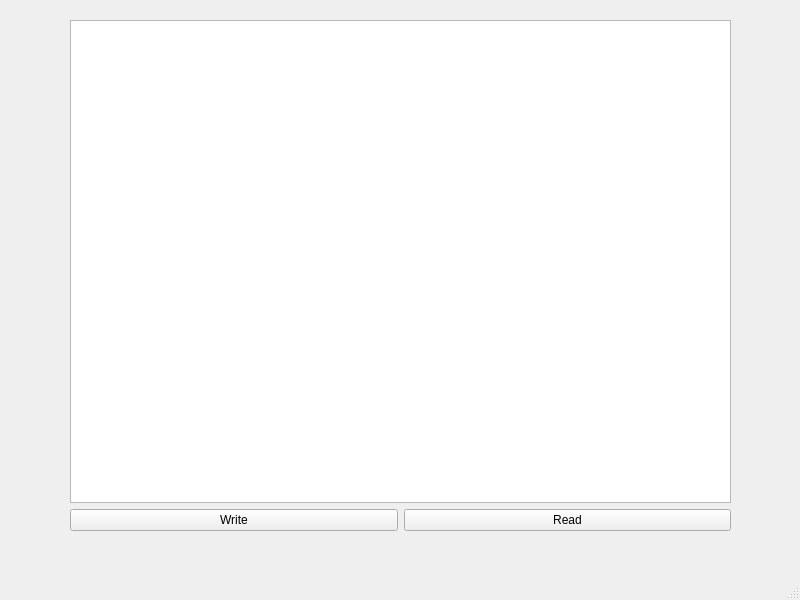
<?xml version="1.0" encoding="UTF-8"?>
<ui version="4.0">
 <class>MainWindow</class>
 <widget class="QMainWindow" name="MainWindow">
  <property name="geometry">
   <rect>
    <x>0</x>
    <y>0</y>
    <width>800</width>
    <height>600</height>
   </rect>
  </property>
  <property name="windowTitle">
   <string>MainWindow</string>
  </property>
  <widget class="QWidget" name="centralwidget">
   <widget class="QWidget" name="">
    <property name="geometry">
     <rect>
      <x>70</x>
      <y>20</y>
      <width>661</width>
      <height>511</height>
     </rect>
    </property>
    <layout class="QVBoxLayout" name="verticalLayout">
     <item>
      <widget class="QPlainTextEdit" name="plainTextEdit"/>
     </item>
     <item>
      <layout class="QHBoxLayout" name="horizontalLayout">
       <item>
        <widget class="QPushButton" name="pushButton">
         <property name="text">
          <string>Write</string>
         </property>
        </widget>
       </item>
       <item>
        <widget class="QPushButton" name="pushButton_2">
         <property name="text">
          <string>Read</string>
         </property>
        </widget>
       </item>
      </layout>
     </item>
    </layout>
   </widget>
  </widget>
  <widget class="QMenuBar" name="menubar">
   <property name="geometry">
    <rect>
     <x>0</x>
     <y>0</y>
     <width>800</width>
     <height>26</height>
    </rect>
   </property>
  </widget>
  <widget class="QStatusBar" name="statusbar"/>
 </widget>
 <resources/>
 <connections/>
</ui>
